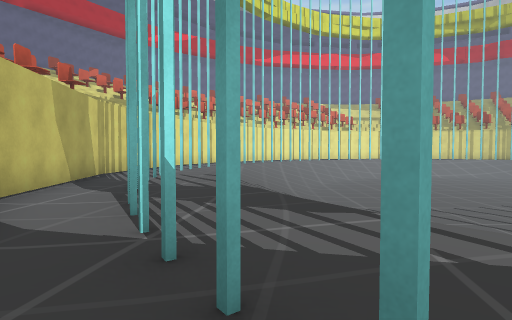
View 1 (above)

24 first-person views from a walk through a 3-D level made in the Unity game engine. The camera is 1.5 m above the floor, tilts 2° down and sees 80° across. The floor is counted in squares, 2 m on a side. Each view is taken from the middle of a square. On the plan, view 1 faces up. The plan holds only what a view shows up to about 10 squares ahead; the rest is blank. The place goes on beyond the plan. Some surface patterns are stand-ins.

View 2
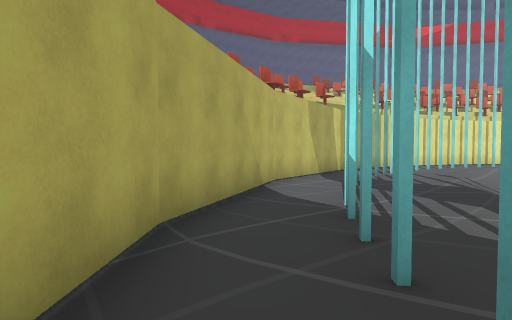

View 3
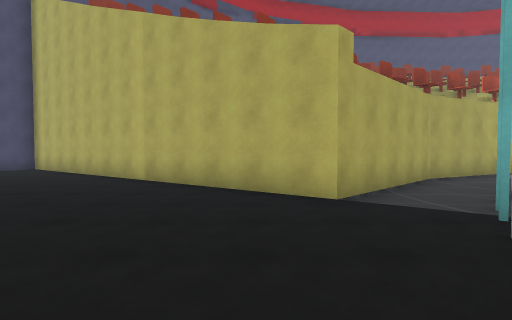

View 4
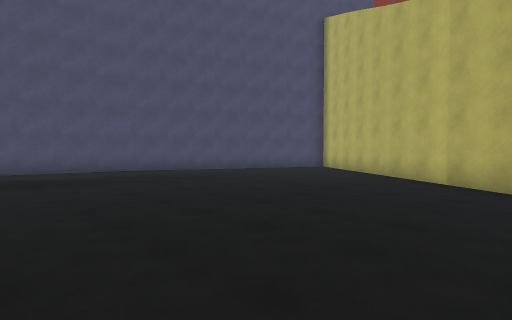

View 5
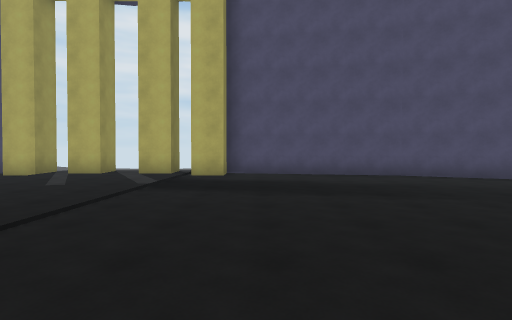

View 6
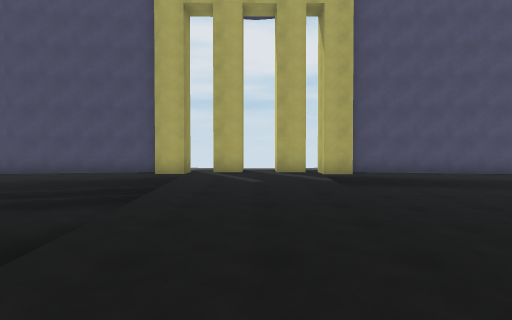

View 7
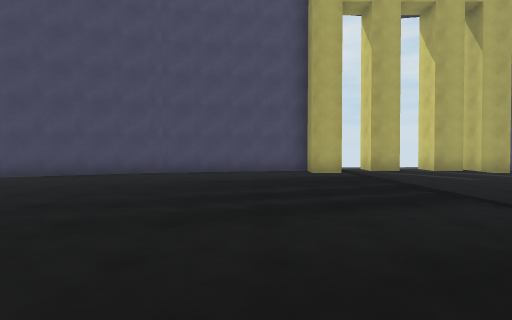

View 8
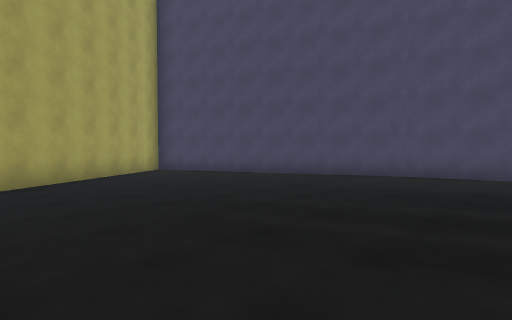

View 9
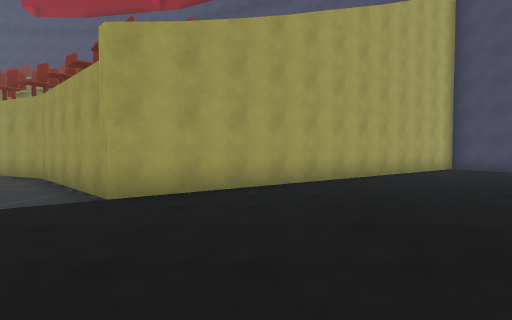

View 10
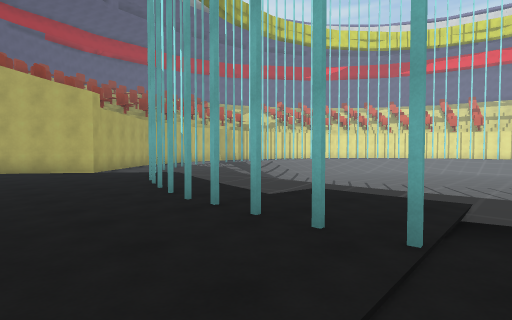

View 11
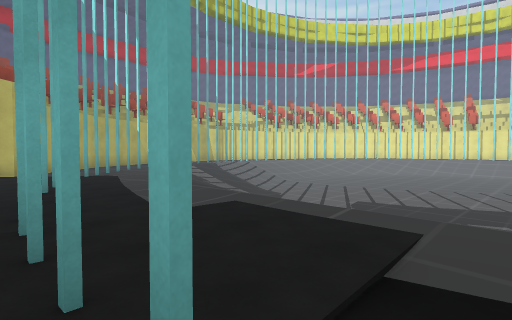

View 12
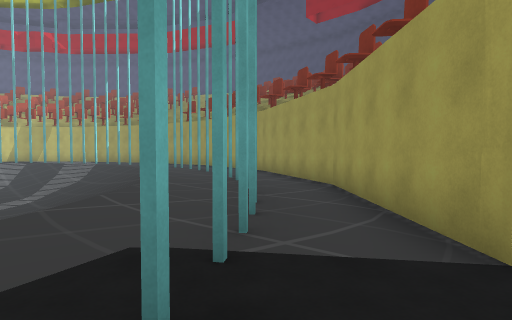

View 13
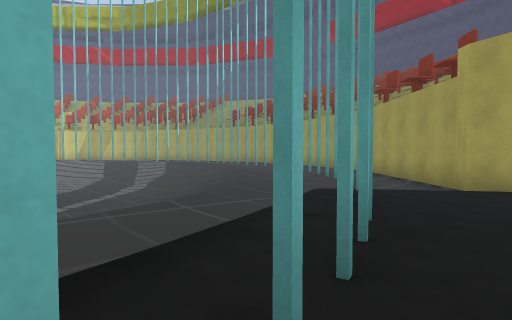

View 14
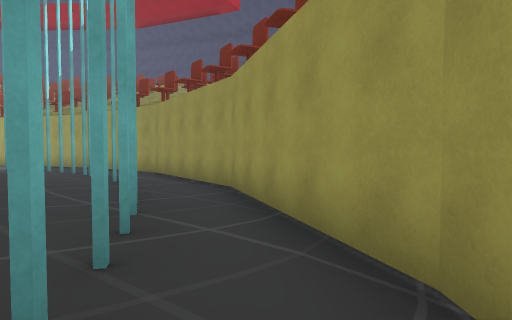

View 15
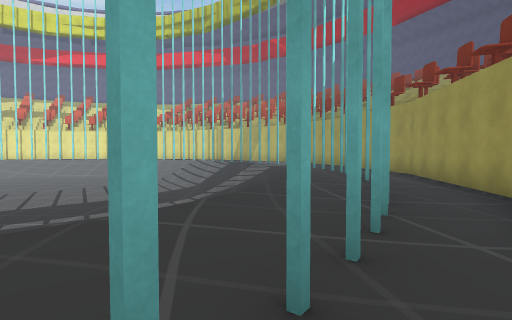

View 16
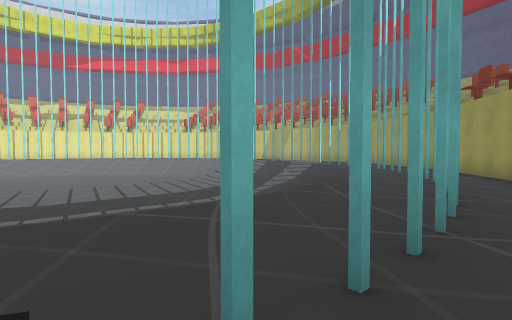

View 17
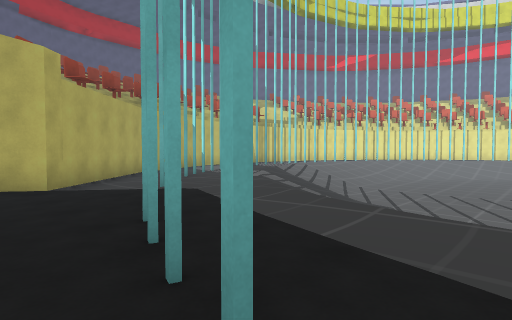

View 18
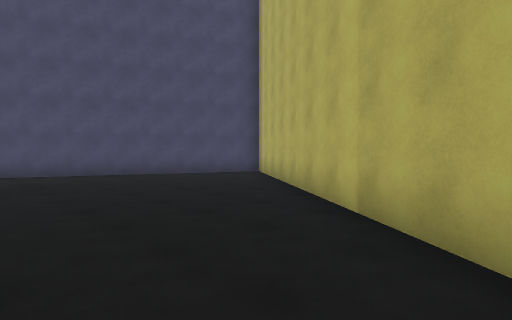

View 19
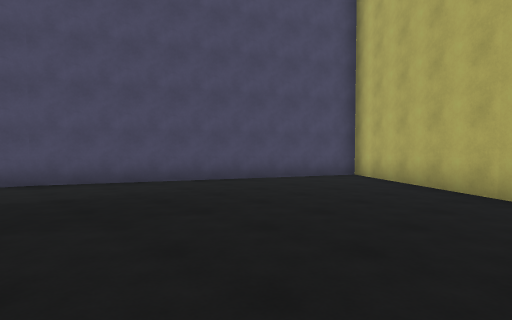

View 20
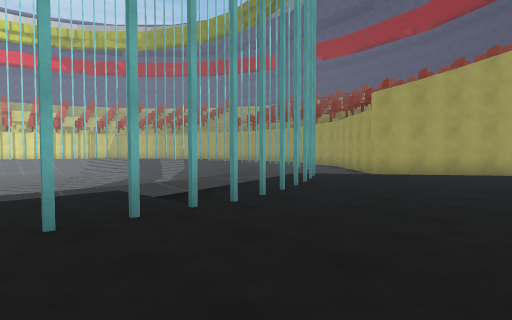

View 21
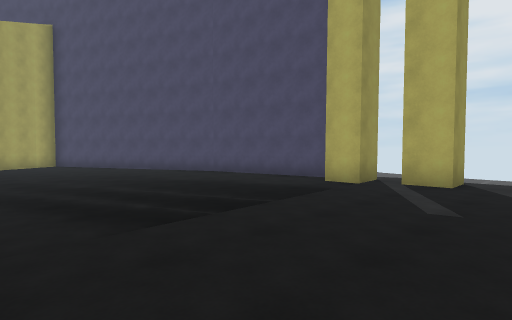

View 22
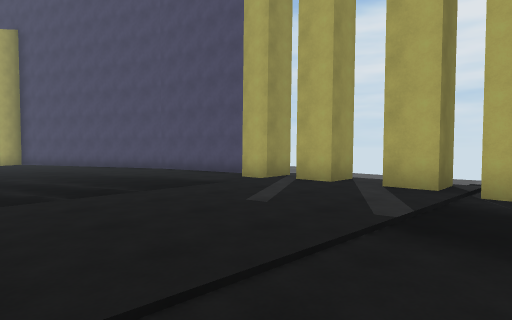

View 23
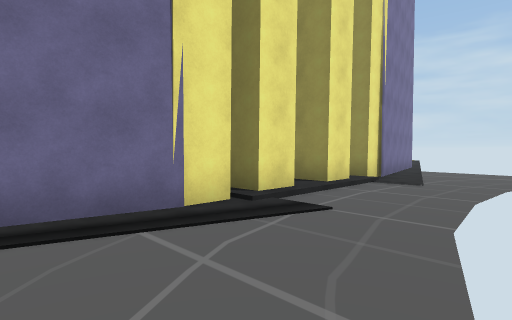

View 24
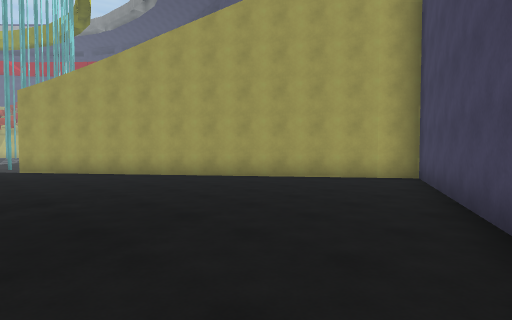

### Floor plan
Key: @ floor where view 1 was taken; # wall or solid block; x gap in a wall; . main floor; : floor 0.25 m higher than the main floor; - floor 1.75 m lower than the main floor; / step, stairs or slope.
Columns run from 6 left of view 1 to 26 right of it. Each row starts with its distance up from view 1.
 11      :/                     .x
 10  #.x.////-- ---   ---- -////.x.#
  9  #.x.////------  -------////.x.#
  8  #.x.:// -----  --------///:.x.#
  7  #.# :/   ---- ---------///:...#
  6  ##.x./   -------------////...##
  5   #.#./  /-------------////.#.#
  4   #....////------- ---////....#
  3   ##...:////          ///:...##
  2    #....:///          //:....#
  1    ##.#..://          /:..#.##
  0     #.@#...///      //...#..#
 -1     ##...#....:::::....#...##
 -2      ##.. .............#..##
 -3       ##....xx#:::#......##
 -4       #........:x:........#
 -5      ##........:::........##
 -6     ##.........:::.........##
 -7    ##........  :::..........##
 -8    #...........:::...........#
 -9   ##...........:::...........##
-10  ##............:::............##
-11 ##.............:::.............##
-12 #..............:::..............#
-13 ####...........:::...........####
-14    ###.........:::.........###
-15      ##......./:::/.......##
-16       ########/#:#/########
-17            ...////#....
-18            .../........
-19            ............
-20            .

Positions as (right, up) in squares from view 1, and headings:
1: (0, 0), facing up
2: (1, -1), facing up-left
3: (6, -4), facing left
4: (6, -5), facing down-left
5: (6, -7), facing down
6: (10, -6), facing down
7: (15, -6), facing down
8: (15, -7), facing down-right
9: (14, -5), facing right
10: (12, -6), facing up-left
11: (12, -4), facing up-left
12: (16, -3), facing up-right
13: (12, -4), facing up-right
14: (20, 0), facing up-right
15: (20, 0), facing up
16: (18, -2), facing up
17: (8, -4), facing up-left
18: (2, -5), facing down-left
19: (3, -8), facing down-left
20: (9, -7), facing up-right
21: (9, -9), facing down-right
22: (7, -10), facing down-right
23: (5, -20), facing up-right
24: (17, -15), facing up-right
